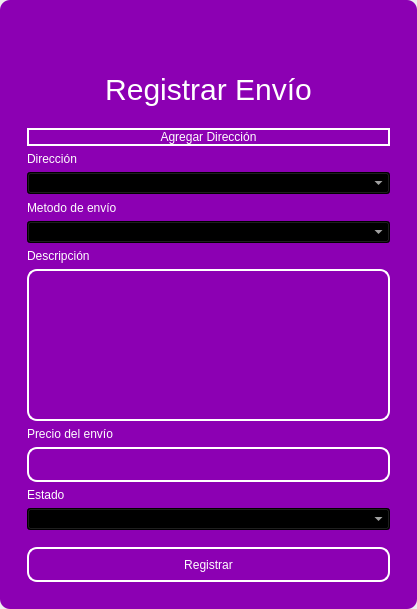
<?xml version="1.0" encoding="UTF-8"?>
<ui version="4.0">
 <class>MainWindow</class>
 <widget class="QMainWindow" name="MainWindow">
  <property name="geometry">
   <rect>
    <x>0</x>
    <y>0</y>
    <width>417</width>
    <height>609</height>
   </rect>
  </property>
  <property name="windowTitle">
   <string>MainWindow</string>
  </property>
  <property name="styleSheet">
   <string notr="true"/>
  </property>
  <widget class="QWidget" name="centralwidget">
   <property name="styleSheet">
    <string notr="true"/>
   </property>
   <layout class="QVBoxLayout" name="verticalLayout">
    <property name="spacing">
     <number>0</number>
    </property>
    <property name="leftMargin">
     <number>0</number>
    </property>
    <property name="topMargin">
     <number>0</number>
    </property>
    <property name="rightMargin">
     <number>0</number>
    </property>
    <property name="bottomMargin">
     <number>0</number>
    </property>
    <item>
     <widget class="QFrame" name="frame">
      <property name="enabled">
       <bool>true</bool>
      </property>
      <property name="styleSheet">
       <string notr="true">QFrame {
	border-radius:10px;
background-color: rgb(140, 0, 179);
 }
</string>
      </property>
      <property name="frameShape">
       <enum>QFrame::StyledPanel</enum>
      </property>
      <property name="frameShadow">
       <enum>QFrame::Raised</enum>
      </property>
      <layout class="QVBoxLayout" name="verticalLayout_2">
       <item>
        <widget class="QFrame" name="frame_superior">
         <property name="minimumSize">
          <size>
           <width>0</width>
           <height>40</height>
          </size>
         </property>
         <property name="maximumSize">
          <size>
           <width>16777215</width>
           <height>40</height>
          </size>
         </property>
         <property name="styleSheet">
          <string notr="true">QPushButton{
border-radius:18px;
}

QPushButton:hover{
	background-color: rgb(0, 0, 0);
}
</string>
         </property>
         <property name="frameShape">
          <enum>QFrame::StyledPanel</enum>
         </property>
         <property name="frameShadow">
          <enum>QFrame::Raised</enum>
         </property>
         <layout class="QHBoxLayout" name="horizontalLayout_3">
          <property name="spacing">
           <number>4</number>
          </property>
          <property name="leftMargin">
           <number>0</number>
          </property>
          <property name="topMargin">
           <number>0</number>
          </property>
          <property name="rightMargin">
           <number>0</number>
          </property>
          <property name="bottomMargin">
           <number>0</number>
          </property>
          <item>
           <widget class="QPushButton" name="btn_icon">
            <property name="text">
             <string/>
            </property>
            <property name="iconSize">
             <size>
              <width>40</width>
              <height>40</height>
             </size>
            </property>
           </widget>
          </item>
          <item>
           <spacer name="horizontalSpacer_2">
            <property name="orientation">
             <enum>Qt::Horizontal</enum>
            </property>
            <property name="sizeHint" stdset="0">
             <size>
              <width>443</width>
              <height>20</height>
             </size>
            </property>
           </spacer>
          </item>
          <item>
           <widget class="QPushButton" name="bt_minimizar">
            <property name="minimumSize">
             <size>
              <width>38</width>
              <height>38</height>
             </size>
            </property>
            <property name="maximumSize">
             <size>
              <width>38</width>
              <height>38</height>
             </size>
            </property>
            <property name="cursor">
             <cursorShape>PointingHandCursor</cursorShape>
            </property>
            <property name="text">
             <string/>
            </property>
            <property name="icon">
             <iconset>
              <normaloff>image/minus.svg</normaloff>image/minus.svg</iconset>
            </property>
            <property name="iconSize">
             <size>
              <width>38</width>
              <height>38</height>
             </size>
            </property>
           </widget>
          </item>
          <item>
           <widget class="QPushButton" name="bt_maximizar">
            <property name="minimumSize">
             <size>
              <width>38</width>
              <height>38</height>
             </size>
            </property>
            <property name="maximumSize">
             <size>
              <width>38</width>
              <height>38</height>
             </size>
            </property>
            <property name="cursor">
             <cursorShape>PointingHandCursor</cursorShape>
            </property>
            <property name="text">
             <string/>
            </property>
            <property name="icon">
             <iconset>
              <normaloff>image/chevron-up.svg</normaloff>image/chevron-up.svg</iconset>
            </property>
            <property name="iconSize">
             <size>
              <width>38</width>
              <height>38</height>
             </size>
            </property>
           </widget>
          </item>
          <item>
           <widget class="QPushButton" name="bt_restaurar">
            <property name="minimumSize">
             <size>
              <width>38</width>
              <height>38</height>
             </size>
            </property>
            <property name="maximumSize">
             <size>
              <width>38</width>
              <height>38</height>
             </size>
            </property>
            <property name="cursor">
             <cursorShape>PointingHandCursor</cursorShape>
            </property>
            <property name="text">
             <string/>
            </property>
            <property name="icon">
             <iconset>
              <normaloff>image/chevron-down.svg</normaloff>image/chevron-down.svg</iconset>
            </property>
            <property name="iconSize">
             <size>
              <width>38</width>
              <height>38</height>
             </size>
            </property>
           </widget>
          </item>
          <item>
           <widget class="QPushButton" name="bt_cerrar">
            <property name="minimumSize">
             <size>
              <width>38</width>
              <height>38</height>
             </size>
            </property>
            <property name="maximumSize">
             <size>
              <width>38</width>
              <height>38</height>
             </size>
            </property>
            <property name="cursor">
             <cursorShape>PointingHandCursor</cursorShape>
            </property>
            <property name="text">
             <string/>
            </property>
            <property name="icon">
             <iconset>
              <normaloff>image/x.svg</normaloff>image/x.svg</iconset>
            </property>
            <property name="iconSize">
             <size>
              <width>38</width>
              <height>38</height>
             </size>
            </property>
           </widget>
          </item>
         </layout>
        </widget>
       </item>
       <item>
        <widget class="QFrame" name="frame_3">
         <property name="styleSheet">
          <string notr="true">QLabel {
	color: rgb(255, 255, 254);
	font: 12pt &quot;Arial&quot;;
	background-color: rgba(0, 0, 0,0);
}

QTextEdit{
background-color: rgba(0, 0, 0,0);
border-radius:10px; 
font: 12pt &quot;Arial&quot;;
color: rgb(255, 255, 254);
border: 2px solid  rgb(255, 255, 255);

}

QTextEdit:hover{
background-color: rgba(0, 0, 0,0);
border-radius:10px; 
font: 12pt &quot;Arial&quot;;
border: 2px solid  rgb(120, 0, 171);
}

QTextEdit:focus{
background-color: rgb(0, 0, 0);
border-radius:10px; 
font: 12pt &quot;Arial&quot;;
border: 2px solid rgb(120, 0, 171);
}

QLineEdit{
background-color: rgba(0, 0, 0,0);
border-radius:10px; 
font: 12pt &quot;Arial&quot;;
color: rgb(255, 255, 254);
border: 2px solid  rgb(255, 255, 255);

}

QLineEdit:hover{
background-color: rgba(0, 0, 0,0);
border-radius:10px; 
font: 12pt &quot;Arial&quot;;
border: 2px solid  rgb(120, 0, 171);
}

QLineEdit:focus{
background-color: rgb(0, 0, 0);
border-radius:10px; 
font: 12pt &quot;Arial&quot;;
border: 2px solid rgb(120, 0, 171);
}

QCheckBox{
	font: 12pt &quot;Arial&quot;;
	color: rgb(255, 255, 255);
}

QCheckBox::indicator {
    width: 18px;
    height:18px;
}

QCheckBox::indicator:unchecked {
   background-image: url(image/square.svg);
}

QCheckBox::indicator:checked {
   background-image: url(image/check-square.svg);
}

QPushButton{
border-radius:10px; 
font: 12pt &quot;Arial&quot;;
color: rgb(255, 255, 254);
border: 2px solid #ffffff;
}

QPushButton:hover{
border-radius:10px; 
font: 12pt &quot;Arial&quot;;
color: rgb(255, 255, 255);
border: 2px solid rgb(120, 0, 171);
	background-color: rgb(120, 0, 171);
}
</string>
         </property>
         <property name="frameShape">
          <enum>QFrame::StyledPanel</enum>
         </property>
         <property name="frameShadow">
          <enum>QFrame::Raised</enum>
         </property>
         <layout class="QHBoxLayout" name="horizontalLayout_4">
          <item>
           <layout class="QVBoxLayout" name="verticalLayout_4">
            <property name="spacing">
             <number>5</number>
            </property>
            <property name="rightMargin">
             <number>0</number>
            </property>
            <property name="bottomMargin">
             <number>0</number>
            </property>
            <item>
             <widget class="QLabel" name="label_3">
              <property name="minimumSize">
               <size>
                <width>100</width>
                <height>50</height>
               </size>
              </property>
              <property name="styleSheet">
               <string notr="true">font-size: 30px;
color: rgb(255, 255, 255);</string>
              </property>
              <property name="text">
               <string>Registrar Envío</string>
              </property>
              <property name="alignment">
               <set>Qt::AlignCenter</set>
              </property>
             </widget>
            </item>
            <item>
             <widget class="QFrame" name="frame_4">
              <property name="maximumSize">
               <size>
                <width>400</width>
                <height>700</height>
               </size>
              </property>
              <property name="styleSheet">
               <string notr="true">QLabel {
	color: rgb(255, 255, 254);
	font: 12pt &quot;Arial&quot;;
	background-color: rgba(0, 0, 0,0);
}

QTextEdit{
background-color: rgba(0, 0, 0,0);
border-radius:10px; 
font: 12pt &quot;Arial&quot;;
color: rgb(255, 255, 254);
border: 2px solid  rgb(255, 255, 255);

}

QTextEdit:hover{
background-color: rgba(0, 0, 0,0);
border-radius:10px; 
font: 12pt &quot;Arial&quot;;
border: 2px solid  rgb(120, 0, 171);
}

QTextEdit:focus{
background-color: rgb(0, 0, 0);
border-radius:10px; 
font: 12pt &quot;Arial&quot;;
border: 2px solid rgb(120, 0, 171);
}

QLineEdit{
background-color: rgba(0, 0, 0,0);
border-radius:10px; 
font: 12pt &quot;Arial&quot;;
color: rgb(255, 255, 254);
border: 2px solid  rgb(255, 255, 255);

}

QLineEdit:hover{
background-color: rgba(0, 0, 0,0);
border-radius:10px; 
font: 12pt &quot;Arial&quot;;
border: 2px solid  rgb(120, 0, 171);
}

QLineEdit:focus{
background-color: rgb(0, 0, 0);
border-radius:10px; 
font: 12pt &quot;Arial&quot;;
border: 2px solid rgb(120, 0, 171);
}

QCheckBox{
	font: 12pt &quot;Arial&quot;;
	color: rgb(255, 255, 255);
}

QCheckBox::indicator {
    width: 18px;
    height:18px;
}

QCheckBox::indicator:unchecked {
   background-image: url(image/square.svg);
}

QCheckBox::indicator:checked {
   background-image: url(image/check-square.svg);
}

QPushButton{
border-radius:10px; 
font: 12pt &quot;Arial&quot;;
color: rgb(255, 255, 254);
border: 2px solid #ffffff;
}

QPushButton:hover{
border-radius:10px; 
font: 12pt &quot;Arial&quot;;
color: rgb(255, 255, 255);
border: 2px solid rgb(120, 0, 171);
	background-color: rgb(120, 0, 171);
}
</string>
              </property>
              <property name="frameShape">
               <enum>QFrame::StyledPanel</enum>
              </property>
              <property name="frameShadow">
               <enum>QFrame::Raised</enum>
              </property>
              <layout class="QVBoxLayout" name="verticalLayout_3">
               <property name="leftMargin">
                <number>9</number>
               </property>
               <property name="topMargin">
                <number>9</number>
               </property>
               <property name="rightMargin">
                <number>9</number>
               </property>
               <property name="bottomMargin">
                <number>9</number>
               </property>
               <item>
                <spacer name="verticalSpacer_3">
                 <property name="orientation">
                  <enum>Qt::Vertical</enum>
                 </property>
                 <property name="sizeHint" stdset="0">
                  <size>
                   <width>20</width>
                   <height>40</height>
                  </size>
                 </property>
                </spacer>
               </item>
               <item>
                <widget class="QPushButton" name="btn_add_address">
                 <property name="text">
                  <string>Agregar Dirección</string>
                 </property>
                </widget>
               </item>
               <item>
                <spacer name="verticalSpacer_4">
                 <property name="orientation">
                  <enum>Qt::Vertical</enum>
                 </property>
                 <property name="sizeHint" stdset="0">
                  <size>
                   <width>20</width>
                   <height>40</height>
                  </size>
                 </property>
                </spacer>
               </item>
               <item>
                <widget class="QLabel" name="label_8">
                 <property name="text">
                  <string>Dirección</string>
                 </property>
                </widget>
               </item>
               <item>
                <widget class="QComboBox" name="address_combobox">
                 <property name="styleSheet">
                  <string notr="true">background-color: rgb(0, 0, 0);
color: rgb(255, 255, 255);</string>
                 </property>
                </widget>
               </item>
               <item>
                <spacer name="verticalSpacer">
                 <property name="orientation">
                  <enum>Qt::Vertical</enum>
                 </property>
                 <property name="sizeHint" stdset="0">
                  <size>
                   <width>20</width>
                   <height>40</height>
                  </size>
                 </property>
                </spacer>
               </item>
               <item>
                <widget class="QLabel" name="label_4">
                 <property name="text">
                  <string>Metodo de envío</string>
                 </property>
                </widget>
               </item>
               <item>
                <widget class="QComboBox" name="method_combobox">
                 <property name="styleSheet">
                  <string notr="true">background-color: rgb(0, 0, 0);
color: rgb(255, 255, 255);</string>
                 </property>
                </widget>
               </item>
               <item>
                <widget class="QLabel" name="label">
                 <property name="text">
                  <string>Descripción</string>
                 </property>
                </widget>
               </item>
               <item>
                <widget class="QTextEdit" name="descriptiontxt"/>
               </item>
               <item>
                <spacer name="verticalSpacer_6">
                 <property name="orientation">
                  <enum>Qt::Vertical</enum>
                 </property>
                 <property name="sizeHint" stdset="0">
                  <size>
                   <width>20</width>
                   <height>40</height>
                  </size>
                 </property>
                </spacer>
               </item>
               <item>
                <widget class="QLabel" name="label_2">
                 <property name="text">
                  <string>Precio del envío</string>
                 </property>
                </widget>
               </item>
               <item>
                <widget class="QLineEdit" name="budgettxt">
                 <property name="minimumSize">
                  <size>
                   <width>0</width>
                   <height>35</height>
                  </size>
                 </property>
                </widget>
               </item>
               <item>
                <spacer name="verticalSpacer_10">
                 <property name="orientation">
                  <enum>Qt::Vertical</enum>
                 </property>
                 <property name="sizeHint" stdset="0">
                  <size>
                   <width>20</width>
                   <height>40</height>
                  </size>
                 </property>
                </spacer>
               </item>
               <item>
                <widget class="QLabel" name="label_6">
                 <property name="text">
                  <string>Estado</string>
                 </property>
                </widget>
               </item>
               <item>
                <widget class="QComboBox" name="status_combobox">
                 <property name="styleSheet">
                  <string notr="true">background-color: rgb(0, 0, 0);
color: rgb(255, 255, 255);</string>
                 </property>
                </widget>
               </item>
               <item>
                <spacer name="verticalSpacer_9">
                 <property name="orientation">
                  <enum>Qt::Vertical</enum>
                 </property>
                 <property name="sizeHint" stdset="0">
                  <size>
                   <width>20</width>
                   <height>50</height>
                  </size>
                 </property>
                </spacer>
               </item>
               <item>
                <widget class="QPushButton" name="btn_add">
                 <property name="minimumSize">
                  <size>
                   <width>0</width>
                   <height>35</height>
                  </size>
                 </property>
                 <property name="cursor">
                  <cursorShape>PointingHandCursor</cursorShape>
                 </property>
                 <property name="text">
                  <string>Registrar</string>
                 </property>
                </widget>
               </item>
               <item>
                <spacer name="verticalSpacer_7">
                 <property name="orientation">
                  <enum>Qt::Vertical</enum>
                 </property>
                 <property name="sizeHint" stdset="0">
                  <size>
                   <width>20</width>
                   <height>40</height>
                  </size>
                 </property>
                </spacer>
               </item>
               <item>
                <spacer name="verticalSpacer_8">
                 <property name="orientation">
                  <enum>Qt::Vertical</enum>
                 </property>
                 <property name="sizeHint" stdset="0">
                  <size>
                   <width>20</width>
                   <height>40</height>
                  </size>
                 </property>
                </spacer>
               </item>
              </layout>
             </widget>
            </item>
           </layout>
          </item>
         </layout>
        </widget>
       </item>
      </layout>
     </widget>
    </item>
   </layout>
  </widget>
 </widget>
 <resources/>
 <connections/>
</ui>
